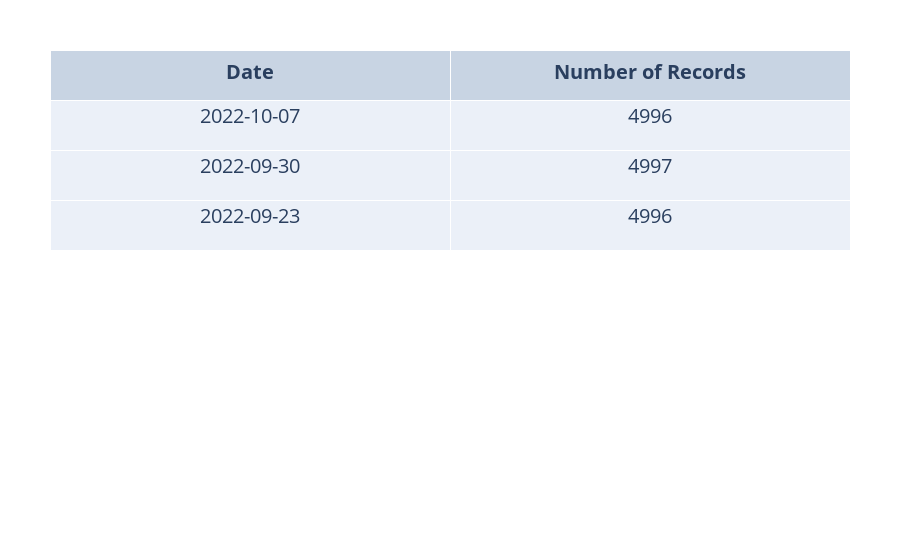

Notebook cell for this chart:
### Markdown cell above
## 1. A summary of how many hospital records were loaded in the most recent week, and how that compares to previous weeks.

### Code cell
# Read the data 
data_records = pd.read_sql_query("SELECT collection_date as date, count(collection_date) as count from beds \
        WHERE collection_date <= %(week)s \
        GROUP BY collection_date \
        ORDER By collection_date desc;", \
        conn, params = {'week':week})

# print(data_records)
# print(data_records['date'])
# print(data_records['count'])

dates = data_records['date']
records = data_records['count']

# Create a table 
list_dates = [date_obj.strftime('%Y-%m-%d') for date_obj in dates]
list_records = list(records)

# print(list_dates)
# print(list_records)

table = go.Figure(data = [go.Table(header=dict(values=['<b> Date <b>', '<b> Number of Records <b>'], 
                                            font_size=20, height=50, align=['center', 'center', 'center', 'center']),
                 cells=dict(values=[list_dates, list_records], 
                 font_size=20, height=50, align=['center', 'center', 'center', 'center']))
        ])

table.update_layout(
  margin=dict(l=50, r=50, t=50, b=0)
)

table.show()

### Figure 1 — Plotly figure (JSON) as saved in the notebook; plotly's stock layout.template omitted (floating-point values rounded to 4 significant figures)
{"data": [{"cells": {"align": ["center", "center", "center", "center"], "font": {"size": 20}, "height": 50, "values": [["2022-10-07", "2022-09-30", "2022-09-23"], [4996, 4997, 4996]]}, "header": {"align": ["center", "center", "center", "center"], "font": {"size": 20}, "height": 50, "values": ["<b> Date <b>", "<b> Number of Records <b>"]}, "type": "table"}], "layout": {"margin": {"b": 0, "l": 50, "r": 50, "t": 50}}}
